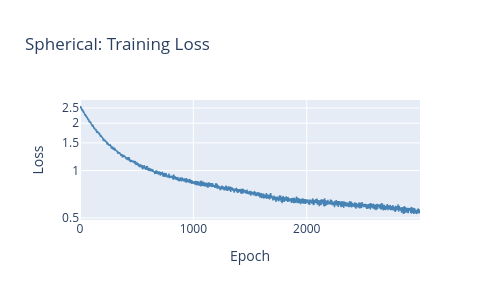
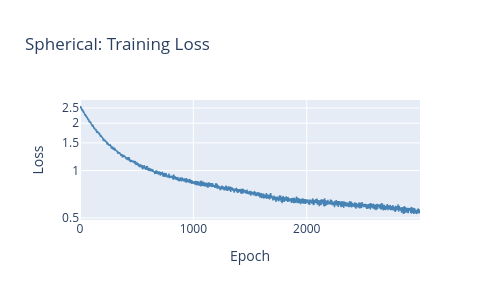

The notebook cell saved with these charts, in order:
### Code cell
print("Training AE on spherical data...")
tm_sphere, losses_sphere = train_and_report(
    sphere_dist,
    N_FEAT_SPHERE,
    N_HIDDEN,
    n_epochs=3000,
)

plot_loss_curve(losses_sphere, "Spherical: Training Loss")

### Figure 1 — Plotly figure (JSON) as saved in the notebook; plotly's stock layout.template omitted (floating-point values rounded to 4 significant figures; data arrays with more than 128 entries replaced by an {"elided": "..."} marker saying what was removed)
{"data": [{"line": {"color": "steelblue", "width": 1.5}, "mode": "lines", "type": "scatter", "y": {"elided": "3000 float values"}}], "layout": {"height": 300, "title": {"text": "Spherical: Training Loss"}, "width": 500, "xaxis": {"title": {"text": "Epoch"}}, "yaxis": {"title": {"text": "Loss"}, "type": "log"}}}

### Figure 2 — Plotly figure (JSON) as saved in the notebook; plotly's stock layout.template omitted (floating-point values rounded to 4 significant figures; data arrays with more than 128 entries replaced by an {"elided": "..."} marker saying what was removed)
{"data": [{"line": {"color": "steelblue", "width": 1.5}, "mode": "lines", "type": "scatter", "y": {"elided": "3000 float values"}}], "layout": {"height": 300, "title": {"text": "Spherical: Training Loss"}, "width": 500, "xaxis": {"title": {"text": "Epoch"}}, "yaxis": {"title": {"text": "Loss"}, "type": "log"}}}
